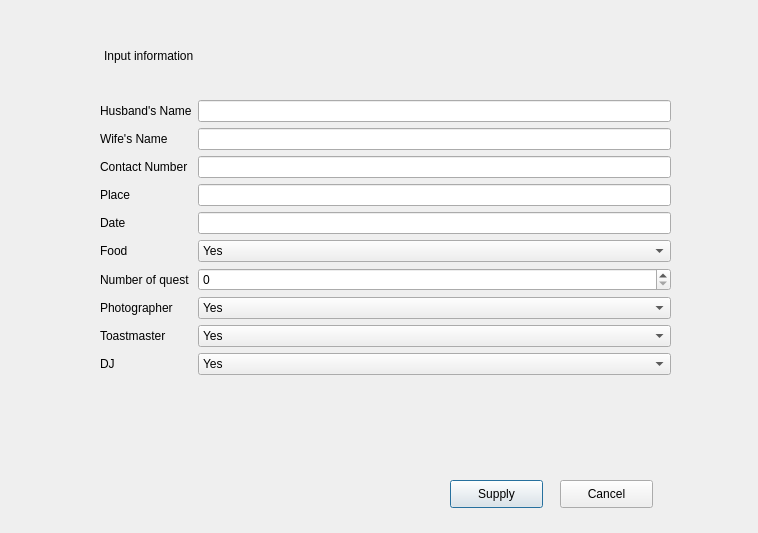
<?xml version="1.0" encoding="UTF-8"?>
<ui version="4.0">
 <class>Add</class>
 <widget class="QDialog" name="Add">
  <property name="geometry">
   <rect>
    <x>0</x>
    <y>0</y>
    <width>758</width>
    <height>533</height>
   </rect>
  </property>
  <property name="windowTitle">
   <string>Dialog</string>
  </property>
  <widget class="QWidget" name="formLayoutWidget">
   <property name="geometry">
    <rect>
     <x>100</x>
     <y>100</y>
     <width>571</width>
     <height>351</height>
    </rect>
   </property>
   <layout class="QFormLayout" name="formLayout">
    <item row="1" column="0">
     <widget class="QLabel" name="label">
      <property name="text">
       <string>Husband's Name</string>
      </property>
     </widget>
    </item>
    <item row="1" column="1">
     <widget class="QLineEdit" name="lineEdit"/>
    </item>
    <item row="2" column="0">
     <widget class="QLabel" name="label_3">
      <property name="text">
       <string>Wife's Name</string>
      </property>
     </widget>
    </item>
    <item row="2" column="1">
     <widget class="QLineEdit" name="lineEdit_2"/>
    </item>
    <item row="3" column="0">
     <widget class="QLabel" name="label_2">
      <property name="text">
       <string>Contact Number</string>
      </property>
     </widget>
    </item>
    <item row="3" column="1">
     <widget class="QLineEdit" name="lineEdit_3"/>
    </item>
    <item row="4" column="0">
     <widget class="QLabel" name="label_4">
      <property name="text">
       <string>Place</string>
      </property>
     </widget>
    </item>
    <item row="4" column="1">
     <widget class="QLineEdit" name="lineEdit_4"/>
    </item>
    <item row="5" column="0">
     <widget class="QLabel" name="label_5">
      <property name="text">
       <string>Date</string>
      </property>
     </widget>
    </item>
    <item row="5" column="1">
     <widget class="QLineEdit" name="lineEdit_5"/>
    </item>
    <item row="6" column="0">
     <widget class="QLabel" name="label_6">
      <property name="text">
       <string>Food</string>
      </property>
     </widget>
    </item>
    <item row="6" column="1">
     <widget class="QComboBox" name="comboBox">
      <item>
       <property name="text">
        <string>Yes</string>
       </property>
      </item>
      <item>
       <property name="text">
        <string>No</string>
       </property>
      </item>
     </widget>
    </item>
    <item row="7" column="0">
     <widget class="QLabel" name="label_7">
      <property name="text">
       <string>Number of quest</string>
      </property>
     </widget>
    </item>
    <item row="7" column="1">
     <widget class="QSpinBox" name="spinBox"/>
    </item>
    <item row="8" column="0">
     <widget class="QLabel" name="label_8">
      <property name="text">
       <string>Photographer</string>
      </property>
     </widget>
    </item>
    <item row="8" column="1">
     <widget class="QComboBox" name="comboBox_2">
      <item>
       <property name="text">
        <string>Yes</string>
       </property>
      </item>
      <item>
       <property name="text">
        <string>No</string>
       </property>
      </item>
     </widget>
    </item>
    <item row="9" column="0">
     <widget class="QLabel" name="label_9">
      <property name="text">
       <string>Toastmaster</string>
      </property>
     </widget>
    </item>
    <item row="9" column="1">
     <widget class="QComboBox" name="comboBox_3">
      <item>
       <property name="text">
        <string>Yes</string>
       </property>
      </item>
      <item>
       <property name="text">
        <string>No</string>
       </property>
      </item>
     </widget>
    </item>
    <item row="10" column="0">
     <widget class="QLabel" name="label_10">
      <property name="text">
       <string>DJ</string>
      </property>
     </widget>
    </item>
    <item row="10" column="1">
     <widget class="QComboBox" name="comboBox_4">
      <item>
       <property name="text">
        <string>Yes</string>
       </property>
      </item>
      <item>
       <property name="text">
        <string>No</string>
       </property>
      </item>
     </widget>
    </item>
   </layout>
  </widget>
  <widget class="QLabel" name="label_11">
   <property name="geometry">
    <rect>
     <x>104</x>
     <y>35</y>
     <width>501</width>
     <height>41</height>
    </rect>
   </property>
   <property name="text">
    <string>Input information</string>
   </property>
  </widget>
  <widget class="QPushButton" name="pushButton">
   <property name="geometry">
    <rect>
     <x>450</x>
     <y>480</y>
     <width>93</width>
     <height>28</height>
    </rect>
   </property>
   <property name="text">
    <string>Supply</string>
   </property>
  </widget>
  <widget class="QPushButton" name="pushButton_2">
   <property name="geometry">
    <rect>
     <x>560</x>
     <y>480</y>
     <width>93</width>
     <height>28</height>
    </rect>
   </property>
   <property name="text">
    <string>Cancel</string>
   </property>
  </widget>
 </widget>
 <resources/>
 <connections/>
</ui>
